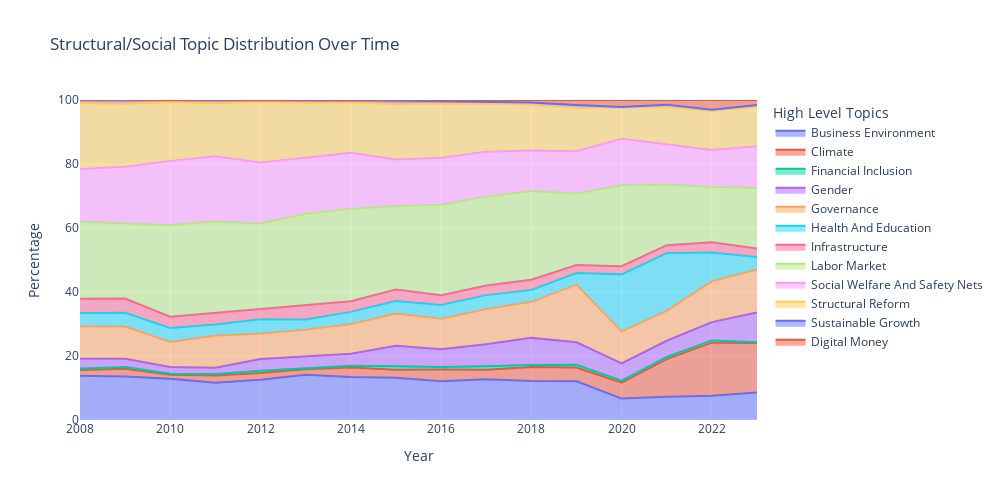

The code cell stored with this chart in its notebook:
### Code cell
fig = px.area(collapsed_df, 
              x="Year", 
              y="File_Name", 
              color="level_1", 
              line_group="level_1",
              height=500,
              width=1000,
              title='Structural/Social Topic Distribution Over Time',
              )
fig.update_layout(legend=dict(
                            title=dict(
                                text='High Level Topics',
                                font=dict(size=14)  # Optional: set the font size
                            ),),
                        yaxis=dict(
                                    title='Percentage',  # Optional: Set the y-axis title
                                    range=[0, 100]  # Set the y-axis range from 0 to 100
                                ),
    
                    )

fig.show()

### Figure 1 — Plotly figure (JSON) as saved in the notebook; plotly's stock layout.template omitted (floating-point values rounded to 4 significant figures)
{"data": [{"fillpattern": {"shape": ""}, "hovertemplate": "level_1=Business Environment<br>Year=%{x}<br>File_Name=%{y}<extra></extra>", "legendgroup": "Business Environment", "line": {"color": "#636efa"}, "marker": {"symbol": "circle"}, "mode": "lines", "name": "Business Environment", "orientation": "v", "showlegend": true, "stackgroup": "1", "type": "scatter", "x": [2008, 2009, 2010, 2011, 2012, 2013, 2014, 2015, 2016, 2017, 2018, 2019, 2020, 2021, 2022, 2023], "xaxis": "x", "y": [13.83, 13.59, 12.87, 11.66, 12.58, 14.16, 13.45, 13.23, 12.13, 12.76, 12.22, 12.11, 6.695, 7.291, 7.547, 8.605], "yaxis": "y"}, {"fillpattern": {"shape": ""}, "hovertemplate": "level_1=Climate<br>Year=%{x}<br>File_Name=%{y}<extra></extra>", "legendgroup": "Climate", "line": {"color": "#EF553B"}, "marker": {"symbol": "circle"}, "mode": "lines", "name": "Climate", "orientation": "v", "showlegend": true, "stackgroup": "1", "type": "scatter", "x": [2008, 2009, 2010, 2011, 2012, 2013, 2014, 2015, 2016, 2017, 2018, 2019, 2020, 2021, 2022, 2023], "xaxis": "x", "y": [1.815, 2.402, 1.274, 2.214, 2.104, 1.681, 2.94, 2.499, 3.654, 2.959, 4.352, 4.303, 5, 11.73, 16.63, 15.47], "yaxis": "y"}, {"fillpattern": {"shape": ""}, "hovertemplate": "level_1=Financial Inclusion<br>Year=%{x}<br>File_Name=%{y}<extra></extra>", "legendgroup": "Financial Inclusion", "line": {"color": "#00cc96"}, "marker": {"symbol": "circle"}, "mode": "lines", "name": "Financial Inclusion", "orientation": "v", "showlegend": true, "stackgroup": "1", "type": "scatter", "x": [2008, 2009, 2010, 2011, 2012, 2013, 2014, 2015, 2016, 2017, 2018, 2019, 2020, 2021, 2022, 2023], "xaxis": "x", "y": [0.438, 0.5491, 0.3076, 0.4971, 0.7402, 0.4483, 0.588, 1.038, 0.7983, 1.043, 0.64, 0.8197, 0.5932, 0.6737, 0.6988, 0.2417], "yaxis": "y"}, {"fillpattern": {"shape": ""}, "hovertemplate": "level_1=Gender<br>Year=%{x}<br>File_Name=%{y}<extra></extra>", "legendgroup": "Gender", "line": {"color": "#ab63fa"}, "marker": {"symbol": "circle"}, "mode": "lines", "name": "Gender", "orientation": "v", "showlegend": true, "stackgroup": "1", "type": "scatter", "x": [2008, 2009, 2010, 2011, 2012, 2013, 2014, 2015, 2016, 2017, 2018, 2019, 2020, 2021, 2022, 2023], "xaxis": "x", "y": [3.066, 2.608, 2.109, 1.988, 3.662, 3.698, 3.763, 6.459, 5.527, 6.875, 8.448, 7.058, 5.424, 5.072, 5.707, 9.282], "yaxis": "y"}, {"fillpattern": {"shape": ""}, "hovertemplate": "level_1=Governance<br>Year=%{x}<br>File_Name=%{y}<extra></extra>", "legendgroup": "Governance", "line": {"color": "#FFA15A"}, "marker": {"symbol": "circle"}, "mode": "lines", "name": "Governance", "orientation": "v", "showlegend": true, "stackgroup": "1", "type": "scatter", "x": [2008, 2009, 2010, 2011, 2012, 2013, 2014, 2015, 2016, 2017, 2018, 2019, 2020, 2021, 2022, 2023], "xaxis": "x", "y": [10.14, 10.09, 7.821, 10.08, 7.947, 8.256, 9.29, 10.07, 9.549, 11.07, 11.26, 18.01, 10, 9.312, 12.83, 13.46], "yaxis": "y"}, {"fillpattern": {"shape": ""}, "hovertemplate": "level_1=Health And Education<br>Year=%{x}<br>File_Name=%{y}<extra></extra>", "legendgroup": "Health And Education", "line": {"color": "#19d3f3"}, "marker": {"symbol": "circle"}, "mode": "lines", "name": "Health And Education", "orientation": "v", "showlegend": true, "stackgroup": "1", "type": "scatter", "x": [2008, 2009, 2010, 2011, 2012, 2013, 2014, 2015, 2016, 2017, 2018, 2019, 2020, 2021, 2022, 2023], "xaxis": "x", "y": [4.13, 4.255, 4.35, 3.434, 4.441, 3.175, 3.763, 3.922, 4.268, 4.311, 3.68, 3.597, 17.8, 18.05, 8.898, 3.892], "yaxis": "y"}, {"fillpattern": {"shape": ""}, "hovertemplate": "level_1=Infrastructure<br>Year=%{x}<br>File_Name=%{y}<extra></extra>", "legendgroup": "Infrastructure", "line": {"color": "#FF6692"}, "marker": {"symbol": "circle"}, "mode": "lines", "name": "Infrastructure", "orientation": "v", "showlegend": true, "stackgroup": "1", "type": "scatter", "x": [2008, 2009, 2010, 2011, 2012, 2013, 2014, 2015, 2016, 2017, 2018, 2019, 2020, 2021, 2022, 2023], "xaxis": "x", "y": [4.443, 4.461, 3.515, 3.615, 3.194, 4.333, 3.293, 3.537, 3.101, 2.987, 3.2, 2.55, 2.542, 2.497, 3.238, 2.659], "yaxis": "y"}, {"fillpattern": {"shape": ""}, "hovertemplate": "level_1=Labor Market<br>Year=%{x}<br>File_Name=%{y}<extra></extra>", "legendgroup": "Labor Market", "line": {"color": "#B6E880"}, "marker": {"symbol": "circle"}, "mode": "lines", "name": "Labor Market", "orientation": "v", "showlegend": true, "stackgroup": "1", "type": "scatter", "x": [2008, 2009, 2010, 2011, 2012, 2013, 2014, 2015, 2016, 2017, 2018, 2019, 2020, 2021, 2022, 2023], "xaxis": "x", "y": [24.09, 23.47, 28.69, 28.56, 26.76, 28.73, 28.97, 26.14, 28.28, 27.87, 27.74, 22.31, 25.34, 18.94, 17.28, 19.0], "yaxis": "y"}, {"fillpattern": {"shape": ""}, "hovertemplate": "level_1=Social Welfare And Safety Nets<br>Year=%{x}<br>File_Name=%{y}<extra></extra>", "legendgroup": "Social Welfare And Safety Nets", "line": {"color": "#FF97FF"}, "marker": {"symbol": "circle"}, "mode": "lines", "name": "Social Welfare And Safety Nets", "orientation": "v", "showlegend": true, "stackgroup": "1", "type": "scatter", "x": [2008, 2009, 2010, 2011, 2012, 2013, 2014, 2015, 2016, 2017, 2018, 2019, 2020, 2021, 2022, 2023], "xaxis": "x", "y": [16.46, 17.71, 20.04, 20.38, 19.05, 17.41, 17.44, 14.53, 14.65, 13.92, 12.67, 13.25, 14.49, 12.6, 11.51, 12.96], "yaxis": "y"}, {"fillpattern": {"shape": ""}, "hovertemplate": "level_1=Structural Reform<br>Year=%{x}<br>File_Name=%{y}<extra></extra>", "legendgroup": "Structural Reform", "line": {"color": "#FECB52"}, "marker": {"symbol": "circle"}, "mode": "lines", "name": "Structural Reform", "orientation": "v", "showlegend": true, "stackgroup": "1", "type": "scatter", "x": [2008, 2009, 2010, 2011, 2012, 2013, 2014, 2015, 2016, 2017, 2018, 2019, 2020, 2021, 2022, 2023], "xaxis": "x", "y": [20.59, 19.7, 18.41, 16.58, 18.97, 17.22, 15.84, 17.26, 16.86, 15.07, 14.4, 13.57, 9.746, 11.63, 12.23, 12.3], "yaxis": "y"}, {"fillpattern": {"shape": ""}, "hovertemplate": "level_1=Sustainable Growth<br>Year=%{x}<br>File_Name=%{y}<extra></extra>", "legendgroup": "Sustainable Growth", "line": {"color": "#636efa"}, "marker": {"symbol": "circle"}, "mode": "lines", "name": "Sustainable Growth", "orientation": "v", "showlegend": true, "stackgroup": "1", "type": "scatter", "x": [2008, 2009, 2010, 2011, 2012, 2013, 2014, 2015, 2016, 2017, 2018, 2019, 2020, 2021, 2022, 2023], "xaxis": "x", "y": [1.001, 1.167, 0.5272, 0.9941, 0.4675, 0.6724, 0.6272, 1.115, 0.829, 0.6481, 0.576, 0.8197, 0.1695, 0.7529, 0.396, 0.5801], "yaxis": "y"}, {"fillpattern": {"shape": ""}, "hovertemplate": "level_1=Digital Money<br>Year=%{x}<br>File_Name=%{y}<extra></extra>", "legendgroup": "Digital Money", "line": {"color": "#EF553B"}, "marker": {"symbol": "circle"}, "mode": "lines", "name": "Digital Money", "orientation": "v", "showlegend": true, "stackgroup": "1", "type": "scatter", "x": [2010, 2012, 2013, 2014, 2015, 2016, 2017, 2018, 2019, 2020, 2021, 2022, 2023], "xaxis": "x", "y": [0.08787, 0.07791, 0.2241, 0.0392, 0.1922, 0.3684, 0.479, 0.8, 1.594, 2.203, 1.446, 3.028, 1.547], "yaxis": "y"}], "layout": {"height": 500, "legend": {"title": {"font": {"size": 14}, "text": "High Level Topics"}, "tracegroupgap": 0}, "title": {"text": "Structural/Social Topic Distribution Over Time"}, "width": 1000, "xaxis": {"anchor": "y", "domain": [0, 1], "title": {"text": "Year"}}, "yaxis": {"anchor": "x", "domain": [0, 1], "range": [0, 100], "title": {"text": "Percentage"}}}}
